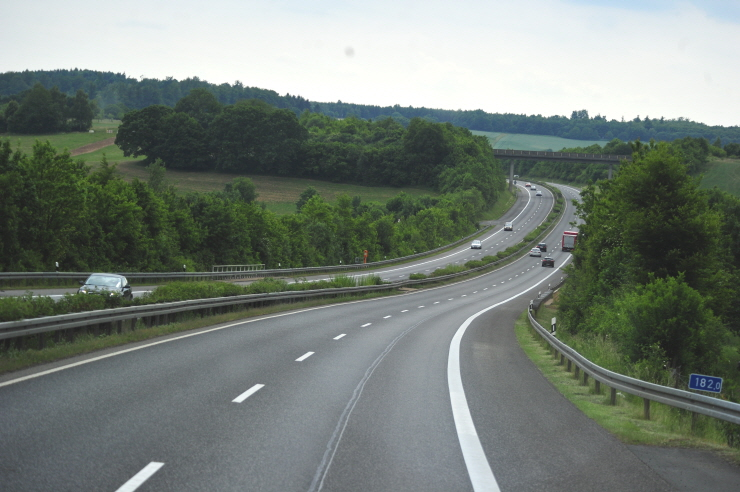
#> input picture ROS_Project/Carmera/Picture/Roi/LineImage2.jpg, 740 x 492 px, found by its file name
$ python HSV.py
#> lines starting #> are read from the running program, lines starting #| are printed output that depends on the picture; after the words box and inside, x2 and y2 are one past the last pixel; in counts of white or black regions, pixels touching at a corner belong together
import cv2
import numpy as np
from ImagePath import *

img = cv2.imread(ImagePath)
#> img is the input picture: shape (492, 740, 3); mean B, G, R 119.5, 126.5, 117.4
hsv = cv2.cvtColor(img, cv2.COLOR_BGR2HSV)
#> hsv: shape (492, 740, 3); mean H, S, V 72.6, 39.8, 128.3

lower_white = np.array([0,0,190])
upper_white = np.array([179,255,255])

mask = cv2.inRange(hsv, lower_white, upper_white)
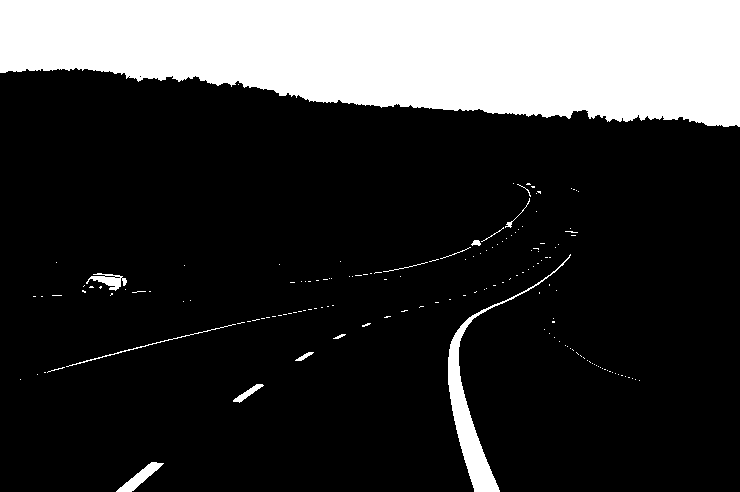
#> mask: shape (492, 740); 21.5% white; 158 white regions (143 under 20 px), largest, box (x1, y1, x2, y2) and area: (0, 0, 740, 127) 73342, (448, 254, 571, 492) 3028, (116, 462, 164, 492) 464

cv2.imshow('원본', img)
cv2.imshow('line', mask)
cv2.waitKey(0)
cv2.destroyAllWindows()
